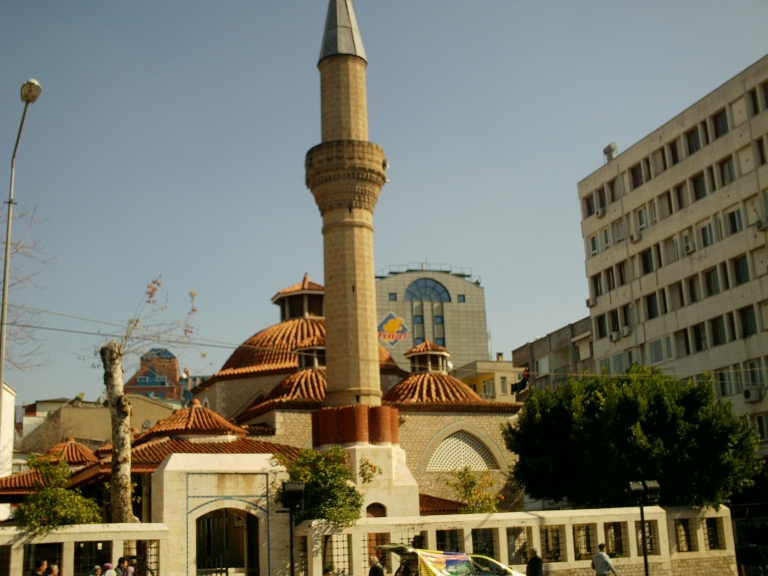
#> input picture datas/cami.jpg, 768 x 576 px, given in place of pacman2.jpg, which was not available
$ python Ders10.py   (older library calls are emulated)
#> lines starting #> are read from the running program, lines starting #| are printed output that depends on the picture; after the words box and inside, x2 and y2 are one past the last pixel; in counts of white or black regions, pixels touching at a corner belong together; pictures that were not available may be replaced by others from this repository, and a replacement may not be noted
#> in matchTemplateDemo, imgSource is the input picture: shape (576, 768, 3); mean B, G, R 103.3, 118.5, 119.2
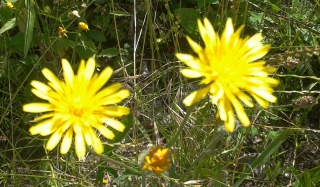
#> input picture datas/cicek.jpg, 320 x 187 px, given in place of template.jpg, which was not available
# -*- coding: utf-8 -*-
from __future__ import print_function
import cv2
import numpy as np

def findTemplate(imgBase,imgTemp,locList,method = cv2.TM_CCOEFF_NORMED):
#> called with locList = 5, method = 5
    grayImg = cv2.cvtColor(imgBase,cv2.COLOR_RGB2GRAY)
    cv2.imshow("Debug",grayImg)
    cv2.waitKey()
    ret,grayImg = cv2.threshold(grayImg,10,255,cv2.THRESH_BINARY)
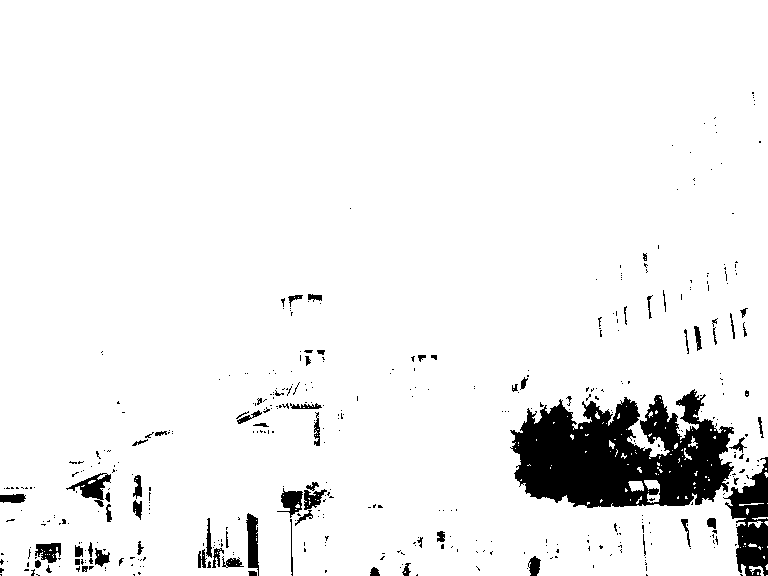
#> grayImg: shape (576, 768); 93.8% white; 440 black regions (369 under 20 px), largest, box (x1, y1, x2, y2) and area: (510, 389, 734, 508) 17340, (723, 457, 768, 576) 2790, (66, 473, 111, 507) 560
    cv2.imshow("Debug2",grayImg)
    cv2.waitKey()
    imgResult = cv2.matchTemplate( grayImg, imgTemp, method)
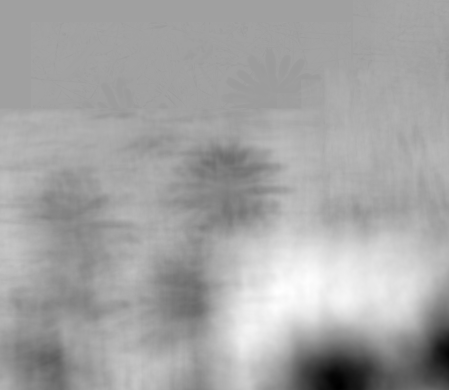
#> imgResult: shape (390, 449) float32; min -0.289, max 0.169, mean 0.00728; drawn with min black and max white
    imgResult = (imgResult- imgResult.min()) / (imgResult.max()-imgResult.min())
    cv2.imshow("Debug",imgResult)
    cv2.waitKey()
    minV,maxV,minLoc, maxLoc = cv2.minMaxLoc(imgResult)
#> minV = 0; maxV = 1; minLoc = (339, 387); maxLoc = (277, 292)
    print("Min - Max ",minV," ",maxV )
#| Min - Max  0.0   1.0
    if(method == cv2.TM_SQDIFF or method == cv2.TM_SQDIFF_NORMED):
        ret,imgResult = cv2.threshold(imgResult,0.05,255,cv2.THRESH_BINARY_INV )
    else:
        ret,imgResult = cv2.threshold(imgResult,0.95,255,cv2.THRESH_BINARY)
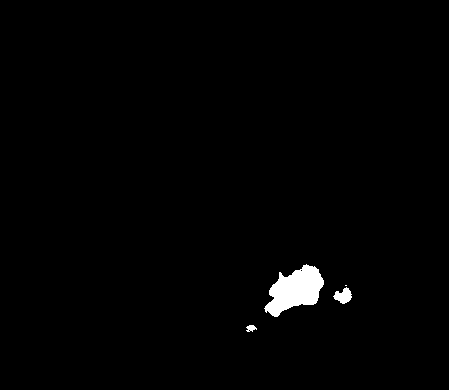
#> imgResult: shape (390, 449) float32; 1.2% white; 4 white regions (1 under 20 px), largest, box (x1, y1, x2, y2) and area: (264, 264, 324, 317) 1832, (333, 287, 352, 304) 194, (246, 325, 257, 332) 51
    cv2.imshow("Debug2",imgResult);
    cv2.waitKey()
    imgResult = np.uint8(imgResult)
    image, contours, hierarchy  = cv2.findContours(imgResult,cv2.RETR_EXTERNAL, cv2.CHAIN_APPROX_NONE)
#> contours = 4 contours, 1 with area under 20; largest, box (x1, y1, x2, y2) and area: (264, 264, 324, 317) 1746, (333, 287, 352, 304) 168, (246, 325, 257, 332) 38
    locList = []
    for cnt in contours:
        rRect = cv2.minAreaRect(cnt)
        locList.append((rRect[0][0],rRect[0][1]))
#> this loop made 4 passes
#> rRect on passes 1, 2, 4: ((251, 328), (6, 10), -90), ((342.5, 296), (17.64, 14.11), -21.8), ((291.9, 289.4), (64.83, 41.11), -18.43)
#> (cnt, rRect) on pass 3: ([[345, 285], [346, 285]], ((345.5, 285), (0, 1), -90))
#> after the loop, locList = [(251, 328), (342.5, 296), (345.5, 285), (291.9, 289.4)]
    cv2.destroyAllWindows()
    return locList

def matchTemplateDemo():
	print("Template Matching Demo")
	imgSource=cv2.imread("D:/OpenCv4Programmers/datas/pacman2.jpg")
	imgTemp=cv2.imread("D:/OpenCv4Programmers/datas/template.jpg",cv2.IMREAD_GRAYSCALE)
	locList = findTemplate(imgSource,imgTemp,cv2.TM_CCOEFF_NORMED)
	h = imgTemp.shape[0]
#> h = 187
	w = imgTemp.shape[1]
#> w = 320
	cv2.imshow("Orginal ",imgSource)
	imgResult = imgSource.copy()
	for pt in locList:
		x = int(pt[0])
		y = int(pt[1])
		imgSource = cv2.rectangle( imgSource,(x,y), ( x+w ,y+h ),(0,255,0),2)
#> this loop made 4 passes
#> (pt, x, y) on passes 2 to 4: ((342.5, 296), 342, 296), ((345.5, 285), 345, 285), ((291.9, 289.4), 291, 289)
#> pass 1, in matchTemplateDemo, `imgSource = cv2.rectangle( imgSource,(x,y), ( x+w ,y+h ),(0,255,0),2)`:
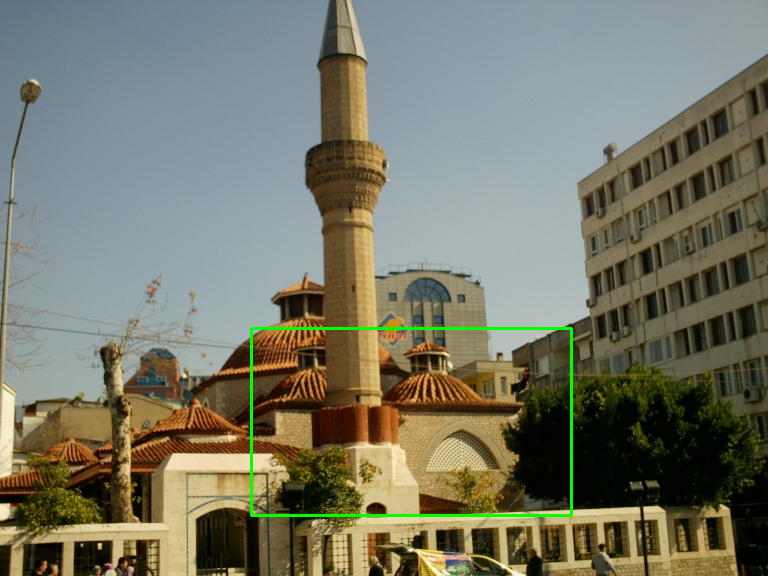
#> imgSource: shape (576, 768, 3); 0.69% of pixels changed, all inside (x1, y1, x2, y2) = (250, 327, 573, 517)
#> after the loop:
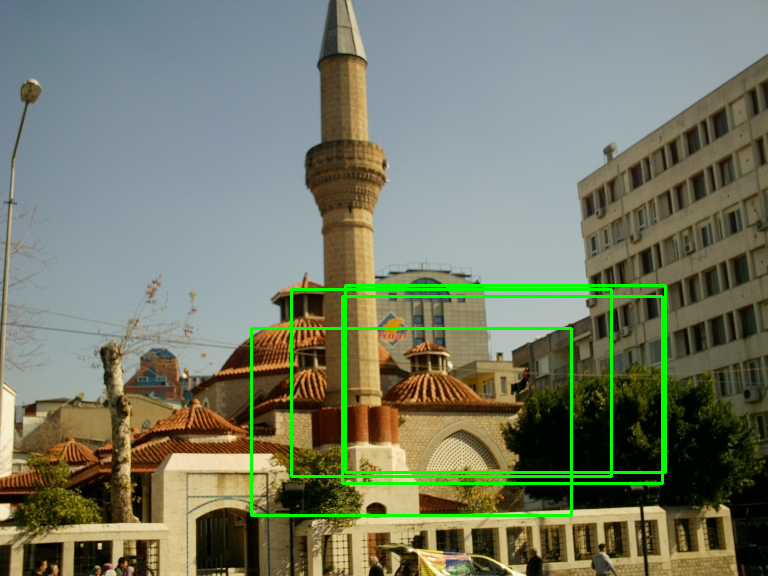
#> imgSource: shape (576, 768, 3); mean B, G, R 101.5, 122.8, 116.4
	cv2.imshow("Enemies detected ",imgSource)
	cv2.waitKey()
	cv2.destroyAllWindows()

def cascadeDemo():
	dedectorFiles = ["D:/OpenCv4Programmers/datas/haarcascades/haarcascade_mcs_nose.xml",
					   "D:/OpenCv4Programmers/datas/lbpcascades/lbpcascade_frontalface.xml"]
	imgFiles = ["D:/OpenCv4Programmers/datas/hababam4-1.jpg",
				"D:/OpenCv4Programmers/datas/hababam3.jpg"]

	dedector = cv2.CascadeClassifier()
	print("Cascade Detection Demo")
	for j in range(2):
		imgSource = cv2.imread(imgFiles[j])
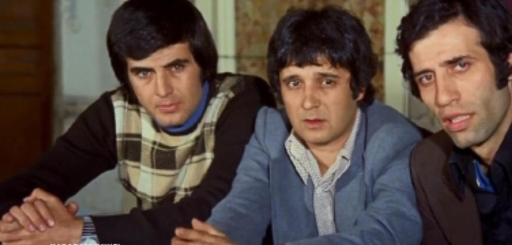
#> input picture datas/hababam4-1.jpg, 512 x 245 px, found by its file name
#> imgSource is the input picture: shape (245, 512, 3); mean B, G, R 64.1, 70.8, 85
		print("Detecting with ",dedectorFiles[j])
#> (the run stopped early here; a loop or call above may not have finished)
